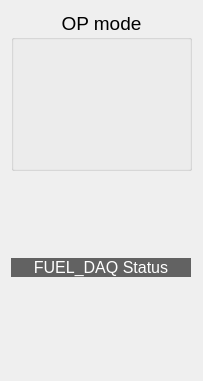
  <widget class="QWidget" name="layoutWidget" >
   <property name="geometry" >
    <rect>
     <x>17</x>
     <y>19</y>
     <width>183</width>
     <height>381</height>
    </rect>
   </property>
   <layout class="QGridLayout" >
    <item row="0" column="0" >
     <widget class="QGroupBox" name="groupBox" >
      <property name="maximumSize" >
       <size>
        <width>250</width>
        <height>160</height>
       </size>
      </property>
      <property name="font" >
       <font>
        <pointsize>14</pointsize>
       </font>
      </property>
      <property name="autoFillBackground" >
       <bool>false</bool>
      </property>
      <property name="title" >
       <string>OP mode</string>
      </property>
      <property name="alignment" >
       <set>Qt::AlignHCenter</set>
      </property>
      <property name="flat" >
       <bool>false</bool>
      </property>
      <property name="checkable" >
       <bool>false</bool>
      </property>
      <layout class="QGridLayout" >
       <item row="0" column="0" >
        <widget class="CAMbboButton" name="caMbboButton" >
         <property name="sizePolicy" >
          <sizepolicy vsizetype="Minimum" hsizetype="Preferred" >
           <horstretch>0</horstretch>
           <verstretch>0</verstretch>
          </sizepolicy>
         </property>
         <property name="minimumSize" >
          <size>
           <width>0</width>
           <height>115</height>
          </size>
         </property>
         <property name="maximumSize" >
          <size>
           <width>16777215</width>
           <height>115</height>
          </size>
         </property>
         <property name="font" >
          <font>
           <pointsize>14</pointsize>
          </font>
         </property>
         <property name="align" stdset="0" >
          <enum>CAMbboButton::Vertical</enum>
         </property>
         <property name="pvlist" stdset="0" >
          <stringlist/>
         </property>
         <property name="pvname" >
          <string>FUEL_DAQ_OP_MODE</string>
         </property>
         <property name="textlist" >
          <stringlist>
           <string>Remote</string>
           <string>Local</string>
           <string>Calibration</string>
          </stringlist>
         </property>
         <property name="bitlist" >
          <stringlist>
           <string>1</string>
           <string>2</string>
           <string>3</string>
          </stringlist>
         </property>
         <property name="selColor" >
          <color>
           <red>0</red>
           <green>255</green>
           <blue>0</blue>
          </color>
         </property>
        </widget>
       </item>
      </layout>
     </widget>
    </item>
    <item row="1" column="0" >
     <spacer>
      <property name="orientation" >
       <enum>Qt::Vertical</enum>
      </property>
      <property name="sizeType" >
       <enum>QSizePolicy::Fixed</enum>
      </property>
      <property name="sizeHint" >
       <size>
        <width>181</width>
        <height>81</height>
       </size>
      </property>
     </spacer>
    </item>
    <item row="3" column="0" >
     <spacer>
      <property name="orientation" >
       <enum>Qt::Vertical</enum>
      </property>
      <property name="sizeHint" >
       <size>
        <width>20</width>
        <height>40</height>
       </size>
      </property>
     </spacer>
    </item>
    <item row="2" column="0" >
     <layout class="QGridLayout" >
      <item row="0" column="0" >
       <widget class="QLabel" name="label_7" >
        <property name="maximumSize" >
         <size>
          <width>16777215</width>
          <height>22</height>
         </size>
        </property>
        <property name="palette" >
         <palette>
          <active>
           <colorrole role="WindowText" >
            <brush brushstyle="SolidPattern" >
             <color alpha="255" >
              <red>255</red>
              <green>255</green>
              <blue>255</blue>
             </color>
            </brush>
           </colorrole>
           <colorrole role="Base" >
            <brush brushstyle="SolidPattern" >
             <color alpha="255" >
              <red>255</red>
              <green>255</green>
              <blue>255</blue>
             </color>
            </brush>
           </colorrole>
           <colorrole role="Window" >
            <brush brushstyle="SolidPattern" >
             <color alpha="150" >
              <red>0</red>
              <green>0</green>
              <blue>0</blue>
             </color>
            </brush>
           </colorrole>
          </active>
          <inactive>
           <colorrole role="WindowText" >
            <brush brushstyle="SolidPattern" >
             <color alpha="255" >
              <red>255</red>
              <green>255</green>
              <blue>255</blue>
             </color>
            </brush>
           </colorrole>
           <colorrole role="Base" >
            <brush brushstyle="SolidPattern" >
             <color alpha="255" >
              <red>255</red>
              <green>255</green>
              <blue>255</blue>
             </color>
            </brush>
           </colorrole>
           <colorrole role="Window" >
            <brush brushstyle="SolidPattern" >
             <color alpha="150" >
              <red>0</red>
              <green>0</green>
              <blue>0</blue>
             </color>
            </brush>
           </colorrole>
          </inactive>
          <disabled>
           <colorrole role="WindowText" >
            <brush brushstyle="SolidPattern" >
             <color alpha="255" >
              <red>115</red>
              <green>115</green>
              <blue>115</blue>
             </color>
            </brush>
           </colorrole>
           <colorrole role="Base" >
            <brush brushstyle="SolidPattern" >
             <color alpha="150" >
              <red>0</red>
              <green>0</green>
              <blue>0</blue>
             </color>
            </brush>
           </colorrole>
           <colorrole role="Window" >
            <brush brushstyle="SolidPattern" >
             <color alpha="150" >
              <red>0</red>
              <green>0</green>
              <blue>0</blue>
             </color>
            </brush>
           </colorrole>
          </disabled>
         </palette>
        </property>
        <property name="font" >
         <font>
          <pointsize>12</pointsize>
          <weight>50</weight>
          <bold>false</bold>
         </font>
        </property>
        <property name="autoFillBackground" >
         <bool>true</bool>
        </property>
        <property name="text" >
         <string>FUEL_DAQ Status</string>
        </property>
        <property name="alignment" >
         <set>Qt::AlignCenter</set>
        </property>
       </widget>
      </item>
      <item row="1" column="0" >
       <layout class="QHBoxLayout" >
        <item>
         <layout class="QVBoxLayout" >
          <property name="spacing" >
           <number>0</number>
          </property>
          <item>
           <layout class="QHBoxLayout" >
            <property name="spacing" >
             <number>0</number>
            </property>
            <item>
             <widget class="CAImageMbbi" name="s1_8" >
              <property name="minimumSize" >
               <size>
                <width>20</width>
                <height>10</height>
               </size>
              </property>
              <property name="maximumSize" >
               <size>
                <width>30</width>
                <height>30</height>
               </size>
              </property>
              <property name="pvname" >
               <string>FUEL_DAQ_STATUS</string>
              </property>
              <property name="dmode" stdset="0" >
               <enum>CAImageMbbi::TrueFalse</enum>
              </property>
              <property name="falsepxm" stdset="0" >
               <pixmap>/usr/local/opi/images/DDS_MC_rect_off.png</pixmap>
              </property>
              <property name="truepxm" stdset="0" >
               <pixmap>/usr/local/opi/images/DDS_MC_rect_on.png</pixmap>
              </property>
              <property name="index" >
               <number>1</number>
              </property>
             </widget>
            </item>
            <item>
             <widget class="CAImageMbbi" name="s1_9" >
              <property name="minimumSize" >
               <size>
                <width>20</width>
                <height>10</height>
               </size>
              </property>
              <property name="maximumSize" >
               <size>
                <width>30</width>
                <height>30</height>
               </size>
              </property>
              <property name="pvname" >
               <string>FUEL_DAQ_STATUS</string>
              </property>
              <property name="dmode" stdset="0" >
               <enum>CAImageMbbi::TrueFalse</enum>
              </property>
              <property name="falsepxm" stdset="0" >
               <pixmap>/usr/local/opi/images/DDS_MC_rect_off.png</pixmap>
              </property>
              <property name="truepxm" stdset="0" >
               <pixmap>/usr/local/opi/images/DDS_MC_rect_on.png</pixmap>
              </property>
              <property name="index" >
               <number>2</number>
              </property>
             </widget>
            </item>
            <item>
             <widget class="CAImageMbbi" name="s1_10" >
              <property name="minimumSize" >
               <size>
                <width>20</width>
                <height>10</height>
               </size>
              </property>
              <property name="maximumSize" >
               <size>
                <width>30</width>
                <height>30</height>
               </size>
              </property>
              <property name="pvname" >
               <string>FUEL_DAQ_STATUS</string>
              </property>
              <property name="dmode" stdset="0" >
               <enum>CAImageMbbi::TrueFalse</enum>
              </property>
              <property name="falsepxm" stdset="0" >
               <pixmap>/usr/local/opi/images/DDS_MC_rect_off.png</pixmap>
              </property>
              <property name="truepxm" stdset="0" >
               <pixmap>/usr/local/opi/images/DDS_MC_rect_on.png</pixmap>
              </property>
              <property name="index" >
               <number>3</number>
              </property>
             </widget>
            </item>
            <item>
             <widget class="CAImageMbbi" name="s1_11" >
              <property name="minimumSize" >
               <size>
                <width>20</width>
                <height>10</height>
               </size>
              </property>
              <property name="maximumSize" >
               <size>
                <width>30</width>
                <height>30</height>
               </size>
              </property>
              <property name="pvname" >
               <string>FUEL_DAQ_STATUS</string>
              </property>
              <property name="dmode" stdset="0" >
               <enum>CAImageMbbi::TrueFalse</enum>
              </property>
              <property name="falsepxm" stdset="0" >
               <pixmap>/usr/local/opi/images/DDS_MC_rect_off.png</pixmap>
              </property>
              <property name="truepxm" stdset="0" >
               <pixmap>/usr/local/opi/images/DDS_MC_rect_on.png</pixmap>
              </property>
              <property name="index" >
               <number>4</number>
              </property>
             </widget>
            </item>
            <item>
             <widget class="CAImageMbbi" name="s1_12" >
              <property name="minimumSize" >
               <size>
                <width>20</width>
                <height>10</height>
               </size>
              </property>
              <property name="maximumSize" >
               <size>
                <width>30</width>
                <height>30</height>
               </size>
              </property>
              <property name="pvname" >
               <string>FUEL_DAQ_STATUS</string>
              </property>
              <property name="dmode" stdset="0" >
               <enum>CAImageMbbi::TrueFalse</enum>
              </property>
              <property name="falsepxm" stdset="0" >
               <pixmap>/usr/local/opi/images/DDS_MC_rect_off.png</pixmap>
              </property>
              <property name="truepxm" stdset="0" >
               <pixmap>/usr/local/opi/images/DDS_MC_rect_on.png</pixmap>
              </property>
              <property name="index" >
               <number>5</number>
              </property>
             </widget>
            </item>
            <item>
             <widget class="CAImageMbbi" name="s1_13" >
              <property name="minimumSize" >
               <size>
                <width>20</width>
                <height>10</height>
               </size>
              </property>
              <property name="maximumSize" >
               <size>
                <width>30</width>
                <height>30</height>
               </size>
              </property>
              <property name="pvname" >
               <string>FUEL_DAQ_STATUS</string>
              </property>
              <property name="dmode" stdset="0" >
               <enum>CAImageMbbi::TrueFalse</enum>
              </property>
              <property name="falsepxm" stdset="0" >
               <pixmap>/usr/local/opi/images/DDS_MC_rect_off.png</pixmap>
              </property>
              <property name="truepxm" stdset="0" >
               <pixmap>/usr/local/opi/images/DDS_MC_rect_on.png</pixmap>
              </property>
              <property name="index" >
               <number>6</number>
              </property>
             </widget>
            </item>
           </layout>
          </item>
          <item>
           <widget class="CALabel" name="s1_14" >
            <property name="minimumSize" >
             <size>
              <width>120</width>
              <height>20</height>
             </size>
            </property>
            <property name="maximumSize" >
             <size>
              <width>180</width>
              <height>30</height>
             </size>
            </property>
            <property name="palette" >
             <palette>
              <active>
               <colorrole role="WindowText" >
                <brush brushstyle="SolidPattern" >
                 <color alpha="255" >
                  <red>0</red>
                  <green>0</green>
                  <blue>0</blue>
                 </color>
                </brush>
               </colorrole>
              </active>
              <inactive>
               <colorrole role="WindowText" >
                <brush brushstyle="SolidPattern" >
                 <color alpha="255" >
                  <red>0</red>
                  <green>0</green>
                  <blue>0</blue>
                 </color>
                </brush>
               </colorrole>
              </inactive>
              <disabled>
               <colorrole role="WindowText" >
                <brush brushstyle="SolidPattern" >
                 <color alpha="255" >
                  <red>115</red>
                  <green>115</green>
                  <blue>115</blue>
                 </color>
                </brush>
               </colorrole>
              </disabled>
             </palette>
            </property>
            <property name="font" >
             <font>
              <pointsize>12</pointsize>
              <weight>75</weight>
              <bold>true</bold>
             </font>
            </property>
            <property name="autoFillBackground" >
             <bool>true</bool>
            </property>
            <property name="alignment" >
             <set>Qt::AlignLeading|Qt::AlignLeft|Qt::AlignVCenter</set>
            </property>
            <property name="wordWrap" >
             <bool>false</bool>
            </property>
            <property name="indent" >
             <number>5</number>
            </property>
            <property name="pvname" >
             <string>FUEL_DAQ_STATUS</string>
            </property>
            <property name="dmode" stdset="0" >
             <enum>CALabel::Choice</enum>
            </property>
            <property name="cmode" stdset="0" >
             <enum>CALabel::Alarm</enum>
            </property>
            <property name="ttdmode" stdset="0" >
             <enum>CALabel::Hide</enum>
            </property>
            <property name="dbrequest" stdset="0" >
             <enum>CALabel::DBRGSTR</enum>
            </property>
            <property name="messages" stdset="0" >
             <stringlist/>
            </property>
           </widget>
          </item>
         </layout>
        </item>
       </layout>
      </item>
     </layout>
    </item>
   </layout>
  </widget>
